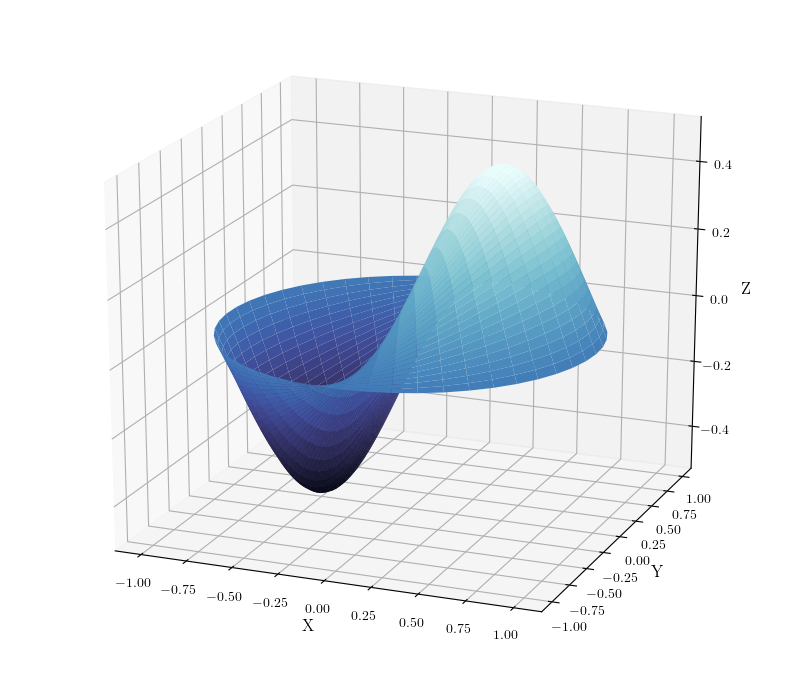

Generate this figure with Python:
import matplotlib.pyplot as plt
import numpy as np
from scipy import special
from mpl_toolkits.mplot3d import Axes3D
import cmocean as oc

plt.rcdefaults(); 
plt.rc('text', usetex = True); 
plt.rc('font', family = 'serif')

def drumhead_height(n, k, distance, angle, t):
   kth_zero = special.jn_zeros(n, k)[-1]
   return np.cos(t) * np.cos(n*angle) * special.jn(n, distance*kth_zero)

theta = np.r_[0:2*np.pi:50j]
radius = np.r_[0:1:50j]
x = np.array([r * np.cos(theta) for r in radius])
y = np.array([r * np.sin(theta) for r in radius])
z = np.array([drumhead_height(1, 1, r, theta, 0.5) for r in radius])

fig = plt.figure(figsize = (8, 7))
ax = Axes3D(fig)
ax.plot_surface(x, y, z, rstride=1, cstride=1, cmap=oc.cm.ice, vmin=-0.5, vmax=0.5)
ax.set_xlabel('X', fontsize = 12)
ax.set_ylabel('Y', fontsize = 12)
ax.set_zlabel('Z', fontsize = 12)
plt.show()
